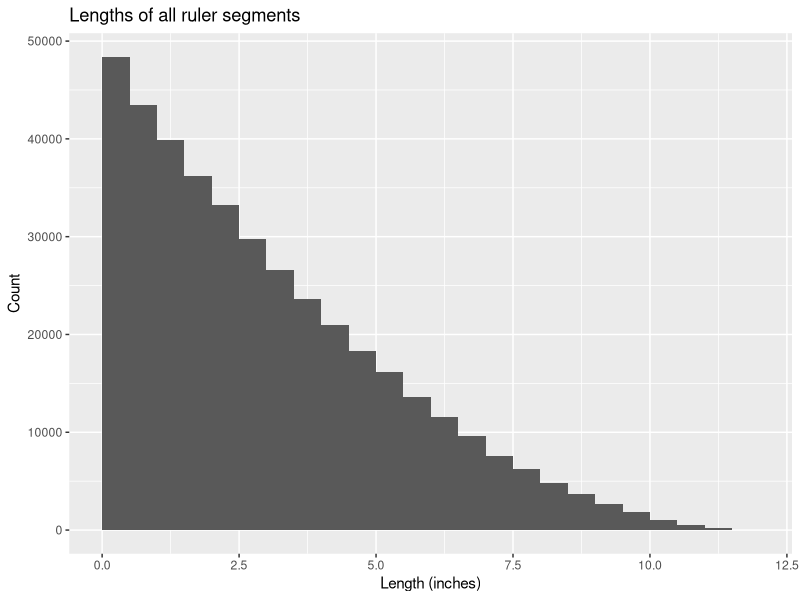
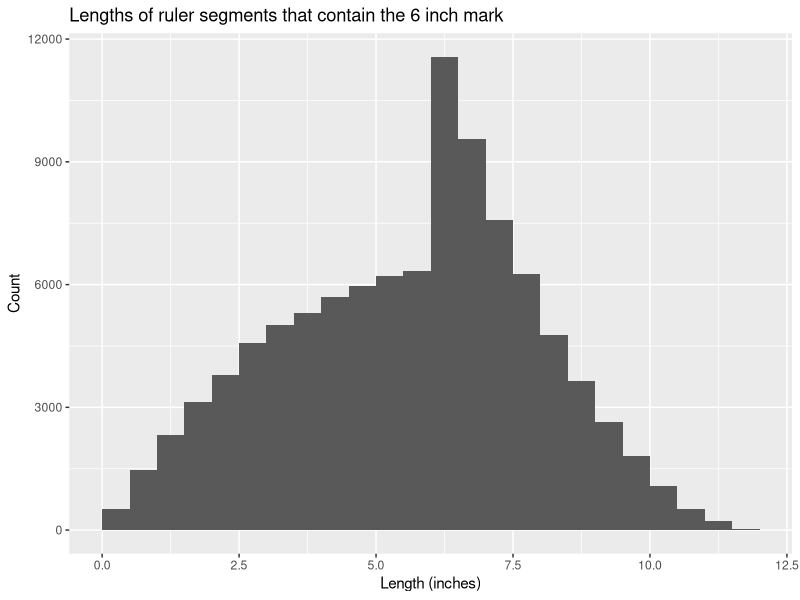
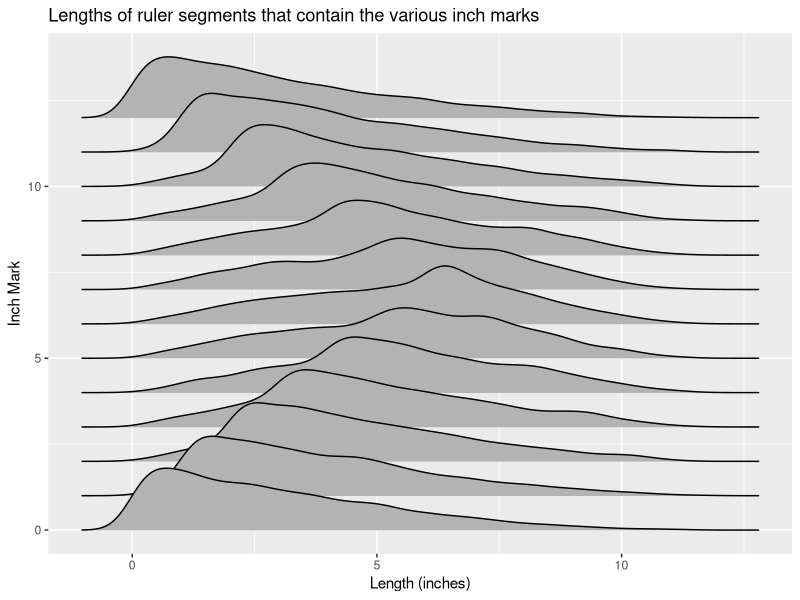

Write R code to recreate these figures, in order.
## ---- chunk 1
knitr::opts_chunk$set(echo = TRUE)
library(tidyverse)
library(ggridges)
## ---- chunk 2
rulers = 100000
cuts = 3

  cut_df = tibble(r_id = rep(1:rulers, each = cuts),
         cut = runif(rulers * cuts)) %>%
    bind_rows(
      tibble(r_id = 1:rulers,
             cut = rep(1, rulers))) %>%
    arrange(r_id,cut) %>%
    group_by(r_id) %>%  
    mutate(start = lag(cut,1,0),
           length = cut - start)

## ---- chunk 3
  cut_df %>%
    ggplot(aes(length * 12)) +
    geom_histogram(
        binwidth = 0.5, 
        boundary = 1) +
    labs(title = "Lengths of all ruler segments",
         x = "Length (inches)",
         y = "Count")

## ---- chunk 4
mids = cut_df %>%
    rowwise() %>%
    filter(cut > 0.5) %>%
    group_by(r_id) %>%  
    slice(1) %>%
    ungroup()
## ---- chunk 5
  # segs with middle
  mids %>%
    ggplot(aes(x = length * 12)) +
    geom_histogram(binwidth = 0.5, 
        boundary = 1) +
    labs(title = "Lengths of ruler segments that contain the 6 inch mark",
         x = "Length (inches)",
         y = "Count") 

## ---- chunk 6
  cut_df %>%
    rowwise() %>%
    mutate(x = (r_id %% 13) / 12) %>%
    filter(cut >= x) %>%
    group_by(r_id) %>%  
    slice(1) %>%
    ungroup() %>%
    group_by(x) %>%
    ggplot(aes(x = length * 12, y = x * 12, group = x * 12, fill = length)) + 
    geom_density_ridges_gradient() +
    scale_fill_viridis_c(name = "", option = "C") +
    labs(title = "Lengths of ruler segments that contain the various inch marks",
         x = "Length (inches)",
         y = "Inch Mark") 
  
